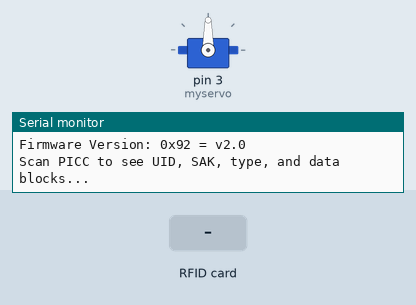
Simulated run of this sketch. Board: Arduino Uno, built with avr-gcc and run on an emulated ATmega328P. Parts: servo, the last lines printed to the serial monitor. Inputs (shaded band) come from the test bench.

Above: at 1.2 s.
1.3 s: RFID card B9 AA 97 84 held to the reader
At 2.4 s:
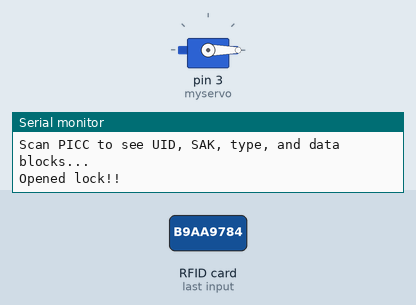
2.8 s: RFID card 5E 7A 19 C4 held to the reader
Timing chart, 0 to 5.8 s (numbered marks = the images above; inputs shaded):
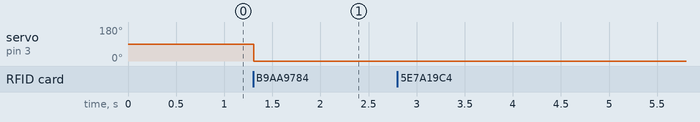

Measured:
- after the input at 1.3 s, servo on pin 3 (myservo): 90° → 0° at once

The sketch:

LOCK__1_.ino
```cpp
#include <MFRC522.h>
#include <MFRC522Extended.h>
#include <Servo.h>

#include <SPI.h>

#define RST_PIN 9 // Configurable, see typical pin layout above
#define SS_PIN 10 // Configurable, see typical pin layout above

MFRC522 mfrc522(SS_PIN,RST_PIN);
Servo myservo;

//The card ID to which we will grant access
byte knownCard[] = {0xb9, 0xaa, 0x97, 0x84};
void setup() {
  // put your setup code here, to run once:
  Serial.begin(9600); // Initialize serial communications with the PC
  while (!Serial); // Do nothing if no serial port is opened (added for Arduinos based on ATMEGA32U4)
  SPI.begin(); // Init SPI bus
  mfrc522.PCD_Init(); // Init MFRC522
  delay(4); // Optional delay. Some board do need more time after init to be ready, see Readme
  mfrc522.PCD_DumpVersionToSerial(); // Show details of PCD - MFRC522 Card Reader details
  Serial.println(F("Scan PICC to see UID, SAK, type, and data blocks..."));

  // setup servo pin
  myservo.attach(3);

}

int isOpen = 1;
void loop() {

  // check if a card is near the reader
  if ( ! mfrc522.PICC_IsNewCardPresent()) {
    return;
  }
  // read the card ID
  if ( ! mfrc522.PICC_ReadCardSerial()) {
    return;
  }
  // check if the card has access
  if(compareUID(mfrc522.uid.uidByte, knownCard, mfrc522.uid.size)) {
    if(isOpen==1){
      //close the lock
      myservo.write(0);
      Serial.println("Opened lock!!");
      delay(500);
      isOpen=0;
    }
    else {
      //open the lock
      Serial.println("Closed lock!!");
      myservo.write(90);
      delay(500);
      isOpen=1;
    }
  } else {
    Serial.println("Access Denied!!");
  }
}

//a helper function to compare cards' id
bool compareUID(byte* uid1, byte* uid2, byte size) {
  for (byte i=0; i < size; i++){
    if (uid1[i] != uid2[i]) {
      return false; // card does not match our card
    }
  }
  return true;
}
```
